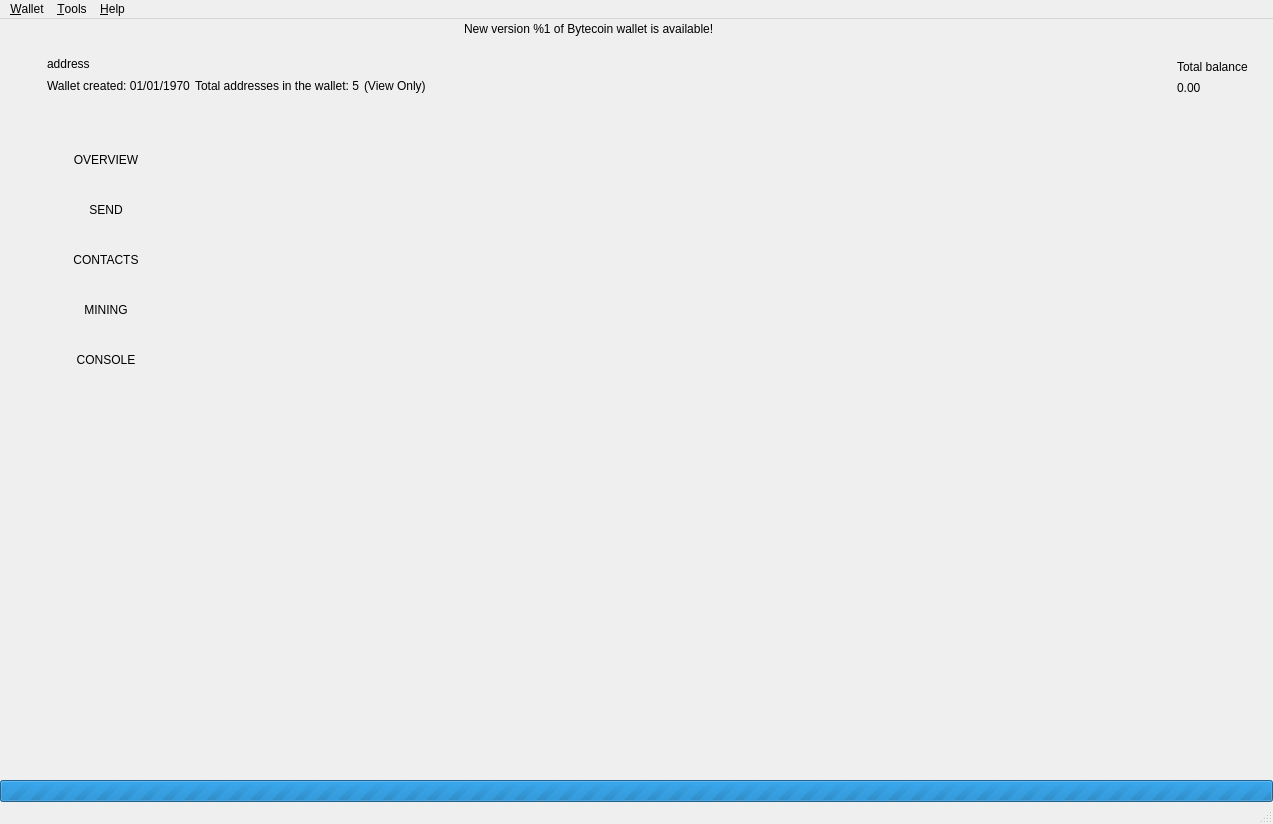
 <widget class="QMainWindow" name="MainWindow">
  <property name="geometry">
   <rect>
    <x>0</x>
    <y>0</y>
    <width>1273</width>
    <height>824</height>
   </rect>
  </property>
  <property name="sizePolicy">
   <sizepolicy hsizetype="Preferred" vsizetype="Preferred">
    <horstretch>0</horstretch>
    <verstretch>0</verstretch>
   </sizepolicy>
  </property>
  <property name="minimumSize">
   <size>
    <width>800</width>
    <height>540</height>
   </size>
  </property>
  <property name="maximumSize">
   <size>
    <width>16777215</width>
    <height>16777215</height>
   </size>
  </property>
  <property name="windowIcon">
   <iconset resource="resources.qrc">
    <normaloff>:/images/bytecoin</normaloff>:/images/bytecoin</iconset>
  </property>
  <widget class="QWidget" name="centralwidget">
   <layout class="QVBoxLayout" name="verticalLayout_2">
    <property name="spacing">
     <number>0</number>
    </property>
    <property name="leftMargin">
     <number>0</number>
    </property>
    <property name="topMargin">
     <number>0</number>
    </property>
    <property name="rightMargin">
     <number>0</number>
    </property>
    <property name="bottomMargin">
     <number>0</number>
    </property>
    <item>
     <widget class="QFrame" name="m_headerFrame">
      <property name="minimumSize">
       <size>
        <width>0</width>
        <height>116</height>
       </size>
      </property>
      <property name="maximumSize">
       <size>
        <width>16777215</width>
        <height>116</height>
       </size>
      </property>
      <property name="frameShape">
       <enum>QFrame::NoFrame</enum>
      </property>
      <property name="frameShadow">
       <enum>QFrame::Raised</enum>
      </property>
      <layout class="QHBoxLayout" name="horizontalLayout_3">
       <property name="spacing">
        <number>0</number>
       </property>
       <property name="leftMargin">
        <number>0</number>
       </property>
       <property name="topMargin">
        <number>0</number>
       </property>
       <property name="rightMargin">
        <number>25</number>
       </property>
       <property name="bottomMargin">
        <number>0</number>
       </property>
       <item>
        <spacer name="horizontalSpacer_2">
         <property name="orientation">
          <enum>Qt::Horizontal</enum>
         </property>
         <property name="sizeType">
          <enum>QSizePolicy::Fixed</enum>
         </property>
         <property name="sizeHint" stdset="0">
          <size>
           <width>20</width>
           <height>20</height>
          </size>
         </property>
        </spacer>
       </item>
       <item>
        <widget class="QLabel" name="m_logoLabel">
         <property name="text">
          <string/>
         </property>
         <property name="pixmap">
          <pixmap resource="resources.qrc">:/icons/light/logo</pixmap>
         </property>
        </widget>
       </item>
       <item>
        <spacer name="horizontalSpacer_5">
         <property name="orientation">
          <enum>Qt::Horizontal</enum>
         </property>
         <property name="sizeType">
          <enum>QSizePolicy::Fixed</enum>
         </property>
         <property name="sizeHint" stdset="0">
          <size>
           <width>20</width>
           <height>20</height>
          </size>
         </property>
        </spacer>
       </item>
       <item>
        <widget class="QFrame" name="m_walletFrame">
         <property name="frameShape">
          <enum>QFrame::NoFrame</enum>
         </property>
         <property name="frameShadow">
          <enum>QFrame::Raised</enum>
         </property>
         <layout class="QVBoxLayout" name="verticalLayout_3">
          <property name="spacing">
           <number>5</number>
          </property>
          <property name="leftMargin">
           <number>0</number>
          </property>
          <property name="topMargin">
           <number>0</number>
          </property>
          <property name="rightMargin">
           <number>0</number>
          </property>
          <property name="bottomMargin">
           <number>0</number>
          </property>
          <item>
           <layout class="QVBoxLayout" name="verticalLayout_5">
            <item>
             <layout class="QHBoxLayout" name="horizontalLayout_2">
              <item>
               <spacer name="horizontalSpacer_4">
                <property name="orientation">
                 <enum>Qt::Horizontal</enum>
                </property>
                <property name="sizeHint" stdset="0">
                 <size>
                  <width>40</width>
                  <height>20</height>
                 </size>
                </property>
               </spacer>
              </item>
              <item>
               <widget class="QLabel" name="m_updateLabel">
                <property name="cursor">
                 <cursorShape>ArrowCursor</cursorShape>
                </property>
                <property name="text">
                 <string>New version %1 of Bytecoin wallet is available!</string>
                </property>
               </widget>
              </item>
              <item>
               <spacer name="horizontalSpacer_3">
                <property name="orientation">
                 <enum>Qt::Horizontal</enum>
                </property>
                <property name="sizeHint" stdset="0">
                 <size>
                  <width>40</width>
                  <height>20</height>
                 </size>
                </property>
               </spacer>
              </item>
             </layout>
            </item>
            <item>
             <spacer name="verticalSpacer_3">
              <property name="orientation">
               <enum>Qt::Vertical</enum>
              </property>
              <property name="sizeType">
               <enum>QSizePolicy::Maximum</enum>
              </property>
              <property name="sizeHint" stdset="0">
               <size>
                <width>20</width>
                <height>40</height>
               </size>
              </property>
             </spacer>
            </item>
            <item>
             <widget class="QLabel" name="m_addressLabel">
              <property name="sizePolicy">
               <sizepolicy hsizetype="Preferred" vsizetype="Preferred">
                <horstretch>0</horstretch>
                <verstretch>0</verstretch>
               </sizepolicy>
              </property>
              <property name="cursor">
               <cursorShape>PointingHandCursor</cursorShape>
              </property>
              <property name="text">
               <string>address</string>
              </property>
              <property name="indent">
               <number>0</number>
              </property>
             </widget>
            </item>
            <item>
             <layout class="QHBoxLayout" name="horizontalLayout_4">
              <item>
               <widget class="QLabel" name="m_creationTimestampLabel">
                <property name="sizePolicy">
                 <sizepolicy hsizetype="Preferred" vsizetype="Preferred">
                  <horstretch>0</horstretch>
                  <verstretch>0</verstretch>
                 </sizepolicy>
                </property>
                <property name="text">
                 <string>Wallet created: 01/01/1970</string>
                </property>
               </widget>
              </item>
              <item>
               <widget class="QLabel" name="m_addressesCountLabel">
                <property name="text">
                 <string>Total addresses in the wallet: 5</string>
                </property>
               </widget>
              </item>
              <item>
               <widget class="QLabel" name="m_viewOnlyLabel">
                <property name="sizePolicy">
                 <sizepolicy hsizetype="Preferred" vsizetype="Preferred">
                  <horstretch>0</horstretch>
                  <verstretch>0</verstretch>
                 </sizepolicy>
                </property>
                <property name="text">
                 <string>(View Only)</string>
                </property>
               </widget>
              </item>
              <item>
               <spacer name="horizontalSpacer_6">
                <property name="orientation">
                 <enum>Qt::Horizontal</enum>
                </property>
                <property name="sizeHint" stdset="0">
                 <size>
                  <width>40</width>
                  <height>20</height>
                 </size>
                </property>
               </spacer>
              </item>
             </layout>
            </item>
            <item>
             <spacer name="verticalSpacer_2">
              <property name="orientation">
               <enum>Qt::Vertical</enum>
              </property>
              <property name="sizeType">
               <enum>QSizePolicy::Maximum</enum>
              </property>
              <property name="sizeHint" stdset="0">
               <size>
                <width>20</width>
                <height>65</height>
               </size>
              </property>
             </spacer>
            </item>
           </layout>
          </item>
         </layout>
        </widget>
       </item>
       <item>
        <layout class="QVBoxLayout" name="verticalLayout_7"/>
       </item>
       <item>
        <spacer name="horizontalSpacer_8">
         <property name="orientation">
          <enum>Qt::Horizontal</enum>
         </property>
         <property name="sizeType">
          <enum>QSizePolicy::Fixed</enum>
         </property>
         <property name="sizeHint" stdset="0">
          <size>
           <width>34</width>
           <height>20</height>
          </size>
         </property>
        </spacer>
       </item>
       <item>
        <widget class="QLabel" name="m_balanceIconLabel">
         <property name="text">
          <string/>
         </property>
         <property name="pixmap">
          <pixmap resource="resources.qrc">:/icons/total_balance</pixmap>
         </property>
        </widget>
       </item>
       <item>
        <spacer name="horizontalSpacer">
         <property name="orientation">
          <enum>Qt::Horizontal</enum>
         </property>
         <property name="sizeType">
          <enum>QSizePolicy::Fixed</enum>
         </property>
         <property name="sizeHint" stdset="0">
          <size>
           <width>5</width>
           <height>20</height>
          </size>
         </property>
        </spacer>
       </item>
       <item>
        <layout class="QVBoxLayout" name="verticalLayout_6">
         <property name="spacing">
          <number>5</number>
         </property>
         <item>
          <spacer name="verticalSpacer_4">
           <property name="orientation">
            <enum>Qt::Vertical</enum>
           </property>
           <property name="sizeType">
            <enum>QSizePolicy::Maximum</enum>
           </property>
           <property name="sizeHint" stdset="0">
            <size>
             <width>20</width>
             <height>40</height>
            </size>
           </property>
          </spacer>
         </item>
         <item>
          <layout class="QVBoxLayout" name="verticalLayout_4">
           <item>
            <widget class="QLabel" name="m_balanceTextLabel">
             <property name="text">
              <string>Total balance</string>
             </property>
            </widget>
           </item>
           <item>
            <widget class="QLabel" name="m_balanceLabel">
             <property name="cursor">
              <cursorShape>PointingHandCursor</cursorShape>
             </property>
             <property name="toolTip">
              <string>Click to copy</string>
             </property>
             <property name="text">
              <string>0.00</string>
             </property>
            </widget>
           </item>
          </layout>
         </item>
         <item>
          <spacer name="verticalSpacer_5">
           <property name="orientation">
            <enum>Qt::Vertical</enum>
           </property>
           <property name="sizeType">
            <enum>QSizePolicy::Maximum</enum>
           </property>
           <property name="sizeHint" stdset="0">
            <size>
             <width>20</width>
             <height>40</height>
            </size>
           </property>
          </spacer>
         </item>
        </layout>
       </item>
      </layout>
     </widget>
    </item>
    <item>
     <layout class="QHBoxLayout" name="horizontalLayout" stretch="0,0,0,0,0,0">
      <property name="spacing">
       <number>0</number>
      </property>
      <item>
       <widget class="QFrame" name="m_toolFrame">
        <property name="frameShape">
         <enum>QFrame::NoFrame</enum>
        </property>
        <property name="frameShadow">
         <enum>QFrame::Plain</enum>
        </property>
        <property name="lineWidth">
         <number>0</number>
        </property>
        <layout class="QVBoxLayout" name="verticalLayout">
         <property name="spacing">
          <number>0</number>
         </property>
         <property name="leftMargin">
          <number>0</number>
         </property>
         <property name="topMargin">
          <number>0</number>
         </property>
         <property name="rightMargin">
          <number>0</number>
         </property>
         <property name="bottomMargin">
          <number>0</number>
         </property>
         <item>
          <widget class="QPushButton" name="m_overviewButton">
           <property name="sizePolicy">
            <sizepolicy hsizetype="Minimum" vsizetype="Fixed">
             <horstretch>0</horstretch>
             <verstretch>0</verstretch>
            </sizepolicy>
           </property>
           <property name="minimumSize">
            <size>
             <width>90</width>
             <height>50</height>
            </size>
           </property>
           <property name="maximumSize">
            <size>
             <width>16777215</width>
             <height>50</height>
            </size>
           </property>
           <property name="focusPolicy">
            <enum>Qt::NoFocus</enum>
           </property>
           <property name="text">
            <string>OVERVIEW</string>
           </property>
           <property name="checkable">
            <bool>true</bool>
           </property>
           <property name="flat">
            <bool>true</bool>
           </property>
           <attribute name="buttonGroup">
            <string notr="true">m_toolButtonGroup</string>
           </attribute>
          </widget>
         </item>
         <item>
          <widget class="QPushButton" name="m_sendButton">
           <property name="sizePolicy">
            <sizepolicy hsizetype="Minimum" vsizetype="Fixed">
             <horstretch>0</horstretch>
             <verstretch>0</verstretch>
            </sizepolicy>
           </property>
           <property name="minimumSize">
            <size>
             <width>90</width>
             <height>50</height>
            </size>
           </property>
           <property name="maximumSize">
            <size>
             <width>16777215</width>
             <height>50</height>
            </size>
           </property>
           <property name="focusPolicy">
            <enum>Qt::NoFocus</enum>
           </property>
           <property name="text">
            <string>SEND</string>
           </property>
           <property name="checkable">
            <bool>true</bool>
           </property>
           <property name="flat">
            <bool>true</bool>
           </property>
           <attribute name="buttonGroup">
            <string notr="true">m_toolButtonGroup</string>
           </attribute>
          </widget>
         </item>
         <item>
          <widget class="QPushButton" name="m_addressBookButton">
           <property name="enabled">
            <bool>true</bool>
           </property>
           <property name="sizePolicy">
            <sizepolicy hsizetype="Minimum" vsizetype="Fixed">
             <horstretch>0</horstretch>
             <verstretch>0</verstretch>
            </sizepolicy>
           </property>
           <property name="minimumSize">
            <size>
             <width>90</width>
             <height>50</height>
            </size>
           </property>
           <property name="maximumSize">
            <size>
             <width>16777215</width>
             <height>50</height>
            </size>
           </property>
           <property name="focusPolicy">
            <enum>Qt::NoFocus</enum>
           </property>
           <property name="text">
            <string>CONTACTS</string>
           </property>
           <property name="checkable">
            <bool>true</bool>
           </property>
           <property name="flat">
            <bool>true</bool>
           </property>
           <attribute name="buttonGroup">
            <string notr="true">m_toolButtonGroup</string>
           </attribute>
          </widget>
         </item>
         <item>
          <widget class="QPushButton" name="m_miningButton">
           <property name="enabled">
            <bool>true</bool>
           </property>
           <property name="sizePolicy">
            <sizepolicy hsizetype="Minimum" vsizetype="Fixed">
             <horstretch>0</horstretch>
             <verstretch>0</verstretch>
            </sizepolicy>
           </property>
           <property name="minimumSize">
            <size>
             <width>90</width>
             <height>50</height>
            </size>
           </property>
           <property name="maximumSize">
            <size>
             <width>16777215</width>
             <height>50</height>
            </size>
           </property>
           <property name="focusPolicy">
            <enum>Qt::NoFocus</enum>
           </property>
           <property name="text">
            <string>MINING</string>
           </property>
           <property name="checkable">
            <bool>true</bool>
           </property>
           <property name="flat">
            <bool>true</bool>
           </property>
           <attribute name="buttonGroup">
            <string notr="true">m_toolButtonGroup</string>
           </attribute>
          </widget>
         </item>
         <item>
          <widget class="QPushButton" name="m_logButton">
           <property name="enabled">
            <bool>true</bool>
           </property>
           <property name="sizePolicy">
            <sizepolicy hsizetype="Minimum" vsizetype="Fixed">
             <horstretch>0</horstretch>
             <verstretch>0</verstretch>
            </sizepolicy>
           </property>
           <property name="minimumSize">
            <size>
             <width>90</width>
             <height>50</height>
            </size>
           </property>
           <property name="maximumSize">
            <size>
             <width>16777215</width>
             <height>50</height>
            </size>
           </property>
           <property name="focusPolicy">
            <enum>Qt::NoFocus</enum>
           </property>
           <property name="text">
            <string>CONSOLE</string>
           </property>
           <property name="checkable">
            <bool>true</bool>
           </property>
           <property name="flat">
            <bool>true</bool>
           </property>
           <attribute name="buttonGroup">
            <string notr="true">m_toolButtonGroup</string>
           </attribute>
          </widget>
         </item>
         <item>
          <spacer name="verticalSpacer">
           <property name="orientation">
            <enum>Qt::Vertical</enum>
           </property>
           <property name="sizeType">
            <enum>QSizePolicy::Expanding</enum>
           </property>
           <property name="sizeHint" stdset="0">
            <size>
             <width>20</width>
             <height>225</height>
            </size>
           </property>
          </spacer>
         </item>
        </layout>
       </widget>
      </item>
      <item>
       <widget class="WalletGUI::OverviewFrame" name="m_overviewFrame">
        <property name="frameShape">
         <enum>QFrame::NoFrame</enum>
        </property>
        <property name="frameShadow">
         <enum>QFrame::Raised</enum>
        </property>
       </widget>
      </item>
      <item>
       <widget class="WalletGUI::SendFrame" name="m_sendFrame">
        <property name="frameShape">
         <enum>QFrame::NoFrame</enum>
        </property>
        <property name="frameShadow">
         <enum>QFrame::Raised</enum>
        </property>
       </widget>
      </item>
      <item>
       <widget class="WalletGUI::MiningFrame" name="m_miningFrame">
        <property name="frameShape">
         <enum>QFrame::NoFrame</enum>
        </property>
        <property name="frameShadow">
         <enum>QFrame::Raised</enum>
        </property>
       </widget>
      </item>
      <item>
       <widget class="WalletGUI::AddressBookFrame" name="m_addressBookFrame">
        <property name="frameShape">
         <enum>QFrame::NoFrame</enum>
        </property>
        <property name="frameShadow">
         <enum>QFrame::Raised</enum>
        </property>
       </widget>
      </item>
      <item>
       <widget class="WalletGUI::LogFrame" name="m_logFrame">
        <property name="frameShape">
         <enum>QFrame::NoFrame</enum>
        </property>
        <property name="frameShadow">
         <enum>QFrame::Raised</enum>
        </property>
       </widget>
      </item>
     </layout>
    </item>
    <item>
     <widget class="WalletGUI::WalletProgressBar" name="m_syncProgress">
      <property name="maximum">
       <number>0</number>
      </property>
      <property name="value">
       <number>0</number>
      </property>
      <property name="textVisible">
       <bool>false</bool>
      </property>
     </widget>
    </item>
   </layout>
  </widget>
  <widget class="QMenuBar" name="menubar">
   <property name="geometry">
    <rect>
     <x>0</x>
     <y>0</y>
     <width>1273</width>
     <height>23</height>
    </rect>
   </property>
   <widget class="QMenu" name="menuFile">
    <property name="title">
     <string>&amp;Wallet</string>
    </property>
    <addaction name="m_createNewWalletAction"/>
    <addaction name="m_restoreWalletFromMnemonicAction"/>
    <addaction name="m_openWalletAction"/>
    <addaction name="separator"/>
    <addaction name="m_changePasswordAction"/>
    <addaction name="separator"/>
    <addaction name="m_createLegacyWalletAction"/>
    <addaction name="m_importKeysAction"/>
    <addaction name="m_remoteWalletAction"/>
    <addaction name="m_exportViewOnlyKeysAction"/>
    <addaction name="m_exportKeysAction"/>
    <addaction name="separator"/>
    <addaction name="m_exitAction"/>
   </widget>
   <widget class="QMenu" name="menuHelp">
    <property name="title">
     <string>&amp;Help</string>
    </property>
    <addaction name="m_communityForumAction"/>
    <addaction name="m_aboutBytecoinAction"/>
    <addaction name="m_aboutQtAction"/>
   </widget>
   <widget class="QMenu" name="menuTools">
    <property name="title">
     <string>&amp;Tools</string>
    </property>
    <addaction name="m_checkProofAction"/>
    <addaction name="m_openDataFolderAction"/>
    <addaction name="m_paramsAction"/>
   </widget>
   <addaction name="menuFile"/>
   <addaction name="menuTools"/>
   <addaction name="menuHelp"/>
  </widget>
  <widget class="WalletGUI::WalletStatusBar" name="statusBar"/>
  <action name="m_exitAction">
   <property name="checkable">
    <bool>false</bool>
   </property>
   <property name="enabled">
    <bool>true</bool>
   </property>
   <property name="text">
    <string>E&amp;xit</string>
   </property>
   <property name="shortcut">
    <string>Ctrl+Q</string>
   </property>
  </action>
  <action name="m_createLegacyWalletAction">
   <property name="enabled">
    <bool>true</bool>
   </property>
   <property name="text">
    <string>Create &amp;legacy wallet file</string>
   </property>
  </action>
  <action name="m_openWalletAction">
   <property name="enabled">
    <bool>true</bool>
   </property>
   <property name="text">
    <string>&amp;Open wallet file</string>
   </property>
  </action>
  <action name="m_aboutBytecoinAction">
   <property name="enabled">
    <bool>true</bool>
   </property>
   <property name="text">
    <string>&amp;About Bytecoin</string>
   </property>
  </action>
  <action name="m_aboutQtAction">
   <property name="enabled">
    <bool>true</bool>
   </property>
   <property name="text">
    <string>About &amp;Qt</string>
   </property>
  </action>
  <action name="m_remoteWalletAction">
   <property name="enabled">
    <bool>true</bool>
   </property>
   <property name="text">
    <string>Connect to remote &amp;wallet daemon</string>
   </property>
  </action>
  <action name="m_communityForumAction">
   <property name="text">
    <string>&amp;Official site</string>
   </property>
  </action>
  <action name="m_encryptWalletAction">
   <property name="text">
    <string>&amp;Encrypt wallet</string>
   </property>
  </action>
  <action name="m_changePasswordAction">
   <property name="text">
    <string>C&amp;hange password</string>
   </property>
  </action>
  <action name="m_openDataFolderAction">
   <property name="text">
    <string>Open default data &amp;folder</string>
   </property>
  </action>
  <action name="m_importKeysAction">
   <property name="text">
    <string>Create legacy wallet file from &amp;keys</string>
   </property>
  </action>
  <action name="m_checkProofAction">
   <property name="text">
    <string>&amp;Check SendProof</string>
   </property>
  </action>
  <action name="m_paramsAction">
   <property name="text">
    <string>Wallet daemon &amp;parameters</string>
   </property>
  </action>
  <action name="m_exportViewOnlyKeysAction">
   <property name="text">
    <string>&amp;Export view only wallet file</string>
   </property>
  </action>
  <action name="m_exportKeysAction">
   <property name="text">
    <string>Ex&amp;port keys</string>
   </property>
  </action>
  <action name="m_createNewWalletAction">
   <property name="text">
    <string>&amp;Create Amethyst wallet file</string>
   </property>
  </action>
  <action name="m_restoreWalletFromMnemonicAction">
   <property name="text">
    <string>&amp;Restore Amethyst wallet from mnemonic</string>
   </property>
  </action>
 </widget>
